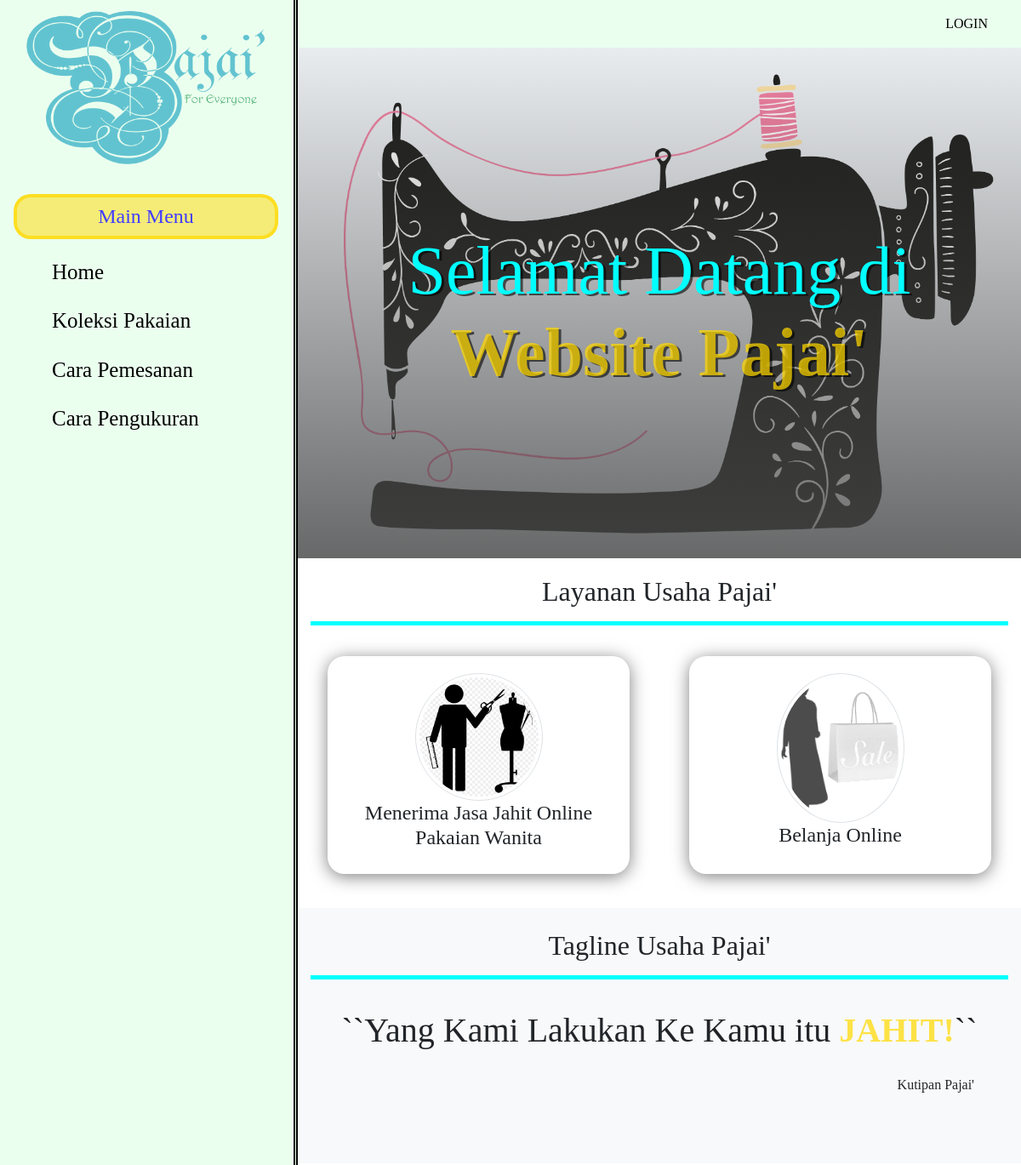
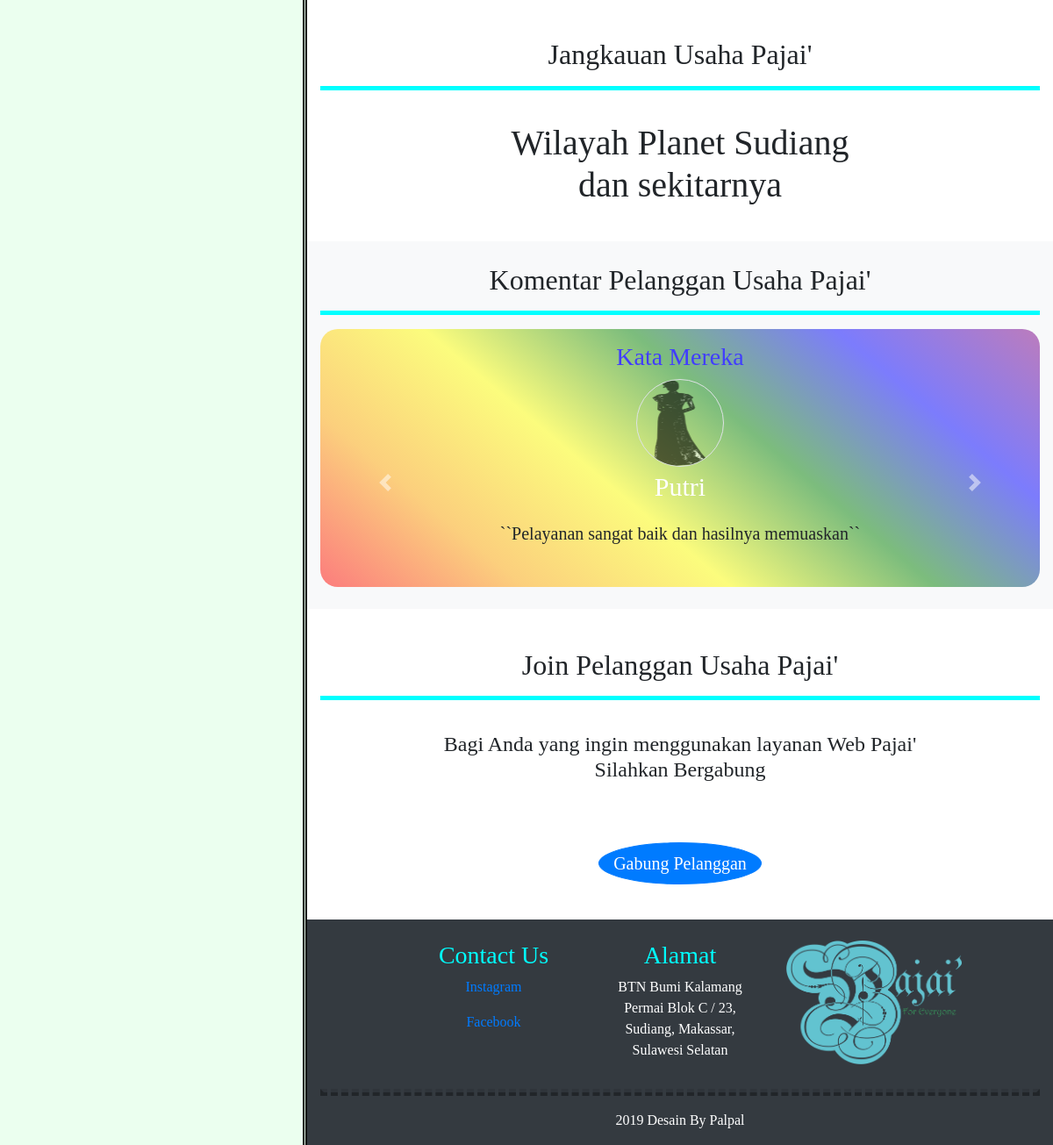
The page / on the database its author committed (2 pictures, top to bottom).
### tables this page shows
CREATE TABLE `tb_akun` (
  `id_akun` int(11) NOT NULL,
  `username` varchar(22) NOT NULL,
  `password` varchar(100) NOT NULL,
  `nama_akun` varchar(22) NOT NULL,
  `nik_akun` varchar(16) NOT NULL,
  `alamat` varchar(100) NOT NULL,
  `foto_profil` varchar(22) NOT NULL,
  `hak_akses` varchar(11) NOT NULL
);

CREATE TABLE `tb_komentar` (
  `id_komentar` int(11) NOT NULL,
  `nik_akun` varchar(16) NOT NULL,
  `komentar` longtext NOT NULL
);

### application/controllers/C_user.php (called while the page is built, shortened)
<?php
class C_user extends CI_Controller {
    public function __construct(){
        $this->load->library('session');
        $this->load->helper("url");
        $this->load->helper("form");
        $this->load->model("M_user");
    }
    public function index()
    {
        $data['komen'] = $this->M_user->getkomen();
        $this->load->view("user/header");
        $this->load->view("user/home",$data);
        $this->load->view("user/footer");
    }
}

### index.php (called while the page is built, shortened)
<?php
require_once BASEPATH.'core/CodeIgniter.php';

### application/models/M_user.php (called while the page is built, shortened)
<?php
class M_user extends CI_Model {
    public function getkomen()
    {
        $komen = $this->db->query('SELECT tb_akun.nama_akun, tb_akun.foto_profil, tb_komentar.komentar FROM tb_akun,tb_komentar WHERE tb_akun.nik_akun = tb_komentar.nik_akun ORDER BY tb_komentar.id_komentar DESC LIMIT 3');
        return $komen;
    }
}

### application/views/user/home.php (the view, shortened to what this page needs)
<div class="jumbotron jumbotron-fluid">
    <div class="container">
        <h1 class="display-4">Selamat Datang di <br> <span>Website Pajai'</span></h1>
    </div>
</div>
<div class="info-panel clear">
    <div class="container">
        <h2>Layanan Usaha Pajai'</h2>
        <hr>
        <div class="row justify-content-center">
            <div class="col-sm-5 col-panel">
                <img src="<?= base_url()?>assets/img/jahit.jpg" alt="" width="150" class="rounded-circle img-thumbnail">
                <h4>Menerima Jasa Jahit Online <br> Pakaian Wanita </h4>
            </div>
            <div class="col-sm-5 col-panel">
                <img src="<?= base_url()?>assets/img/jual.png" alt="" width="150" class="rounded-circle img-thumbnail">
                <h4>Belanja Online</h4>
            </div>
        </div>
    </div>
</div>
<div class="info-panel bg-light">
    <div class="container">
        <h2 class="h-panel">Tagline Usaha Pajai'</h2>
        <hr>
        <h1>``Yang Kami Lakukan Ke Kamu itu <span>JAHIT!</span>``</h1>
        <p class="text-right">Kutipan Pajai'</p>
    </div>
</div>
<div class="info-panel">
    <div class="container">
        <h2 class="h-panel">Jangkauan Usaha Pajai'</h2>
        <hr>
        <h1>Wilayah Planet Sudiang <br> dan sekitarnya </h1>
    </div>
</div>
<div class="info-panel bg-light komen">
    <div class="container">
        <h2 class="h-panel">Komentar Pelanggan Usaha Pajai'</h2>
        <hr>
        <section class="komentar">
            <section class="section-title">
                <div class="container text-center">
                    <h3>Kata Mereka</h3>
                </div>
            </section>
            <div class="container">
                <div id="carouselTestimoni" class="carousel slide hero-slide" data-ride="carousel">
                    <div class="carousel-inner">
                    <?php foreach($komen->result() as $komen){
                        echo '
                        <div class="carousel-item active">
                            <blockquote>
                                <img src="'.base_url().'assets/img/profilAkun/'.$komen->foto_profil.'" alt="" width="100px"  height="100px" class="rounded-circle border">
                                <p class="name">'.$komen->nama_akun.'</p>
                                <p class="isi-komentar">``'.$komen->komentar.'``</p>
                            </blockquote>
                        </div>
                        ';
                    }?>
                    </div>
                    <a class="carousel-control-prev" href="#carouselTestimoni" role="button" data-slide="prev">
                    <span class="carousel-control-prev-icon" aria-hidden="true"></span>
                    </a>
                    <a class="carousel-control-next" href="#carouselTestimoni" role="button" data-slide="next">
                    <span class="carousel-control-next-icon" aria-hidden="true"></span>
                    </a>
                </div>
            </div>
        </section>
    </div>
</div>
<div class="info-panel">
    <div class="container">
        <h2 class="h-panel">Join Pelanggan Usaha Pajai'</h2>
        <hr>
        <h4 class="h4-panel">Bagi Anda yang ingin menggunakan layanan Web Pajai' <br> Silahkan Bergabung</h4>
        <a href="<?= base_url();?>c_login" class="btn btn-lg btn-primary rounded-circle join">Gabung Pelanggan</a>
    </div>
</div>

### assets/css/style.css (style rules this page uses)
.jumbotron { background-image: url('../img/mesinjahit.png'); background-size: cover; position: relative; }
.jumbotron::after { content: ''; display: block; width: 100%; height: 100%; background-image: linear-gradient(to top, rgba(71, 71, 71, 0.8), rgba(0, 0, 0, 0)); position: absolute; bottom: 0; }
.jumbotron .container { position: relative; z-index: 1; }
.jumbotron .display-4 { font-family: Harrington; color: aqua; text-shadow: 3px 2px 0.1px rgba(0, 0, 0, 0.6); text-align: center; font-weight: 200; }
.jumbotron .display-4 span { font-weight: 700; color: rgba(255, 217, 0, 0.726); }
@media (min-width: 992px) { .jumbotron { height: 600px; } }
@media (min-width: 992px) { .jumbotron .display-4 { margin-top: 150px; font-size: 80px; } }
@media (min-width: 992px) { .info-panel { width: 100%; height: auto; text-align: center; margin-top: -30px; } }
@media (min-width: 992px) { .info-panel hr { border-width: 5px; border-color: aqua; } }
@media (min-width: 992px) { .info-panel h2 { margin-top: 50px; font-family: Harrington; } }
@media (min-width: 992px) { .info-panel .col-panel { box-shadow: 0 3px 20px rgba(0, 0, 0, 0.5); background-color: white; font-family: Imprint MT Shadow; margin: 20px auto; border-radius: 20px; padding: 20px; } }
@media (min-width: 992px) { .info-panel h2.h-panel { padding-top: 25px; } }
@media (min-width: 992px) { .info-panel h1, .info-panel .h4-panel { font-family: Imprint MT Shadow; padding: 20px; } }
@media (min-width: 992px) { .info-panel h1 span { font-weight: bold; color: rgba(255, 217, 0, 0.726); } }
@media (min-width: 992px) { .info-panel .text-right { font-family: Imprint MT Shadow; padding-bottom: 80px; padding-right: 40px; } }
@media (min-width: 992px) { .info-panel .join { font-family: Georgia; margin: 40px; } }
@media (min-width: 992px) { .komen { padding-bottom: 25px; } }
@media (min-width: 992px) { .komentar { background: linear-gradient(40deg, rgba(255, 0, 0, 0.5), rgba(255, 166, 0, 0.5), rgba(255, 255, 0, 0.5), rgba(0, 128, 0, 0.5), rgba(0, 0, 255, 0.5), rgba(128, 0, 128, 0.5)); border-radius: 20px; } }
@media (min-width: 992px) { .komentar h3 { font-family: Imprint MT Shadow; font-weight: 200; padding-top: 15px; color: rgb(65, 61, 255); } }
@media (min-width: 992px) { .komentar .name { color: white; font-family: Harrington; font-size: 30px; } }
@media (min-width: 992px) { .komentar .isi-komentar { font-family: Imprint MT Shadow; font-size: 20px; padding-bottom: 30px; } }

### rows shown on the page
tb_akun: foto_profil (picture), nama_akun "Putri", tb_komentar.komentar "Pelayanan sangat baik dan hasilnya memuaskan"
